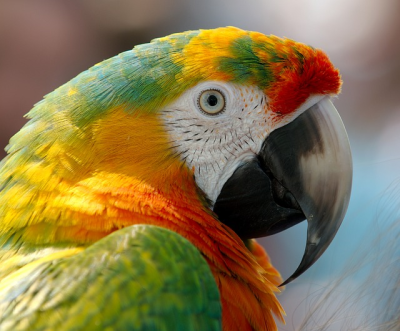
#> input picture 05.efecto-espejo/image.png, 400 x 331 px, found by its file name
$ python 04.recortar.py
#> lines starting #> are read from the running program, lines starting #| are printed output that depends on the picture
import cv2

img = cv2.imread('image.png')
#> img is the input picture: shape (331, 400, 3); mean B, G, R 78.4, 120.4, 137.1

imgOut = img[20:300, 100:360]
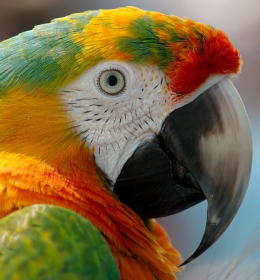
#> imgOut: shape (280, 260, 3); mean B, G, R 65.3, 102.5, 123.2

cv2.imwrite('imagen_redimensionada.png', imgOut)

cv2.waitKey(0)
cv2.destroyAllWindows()
